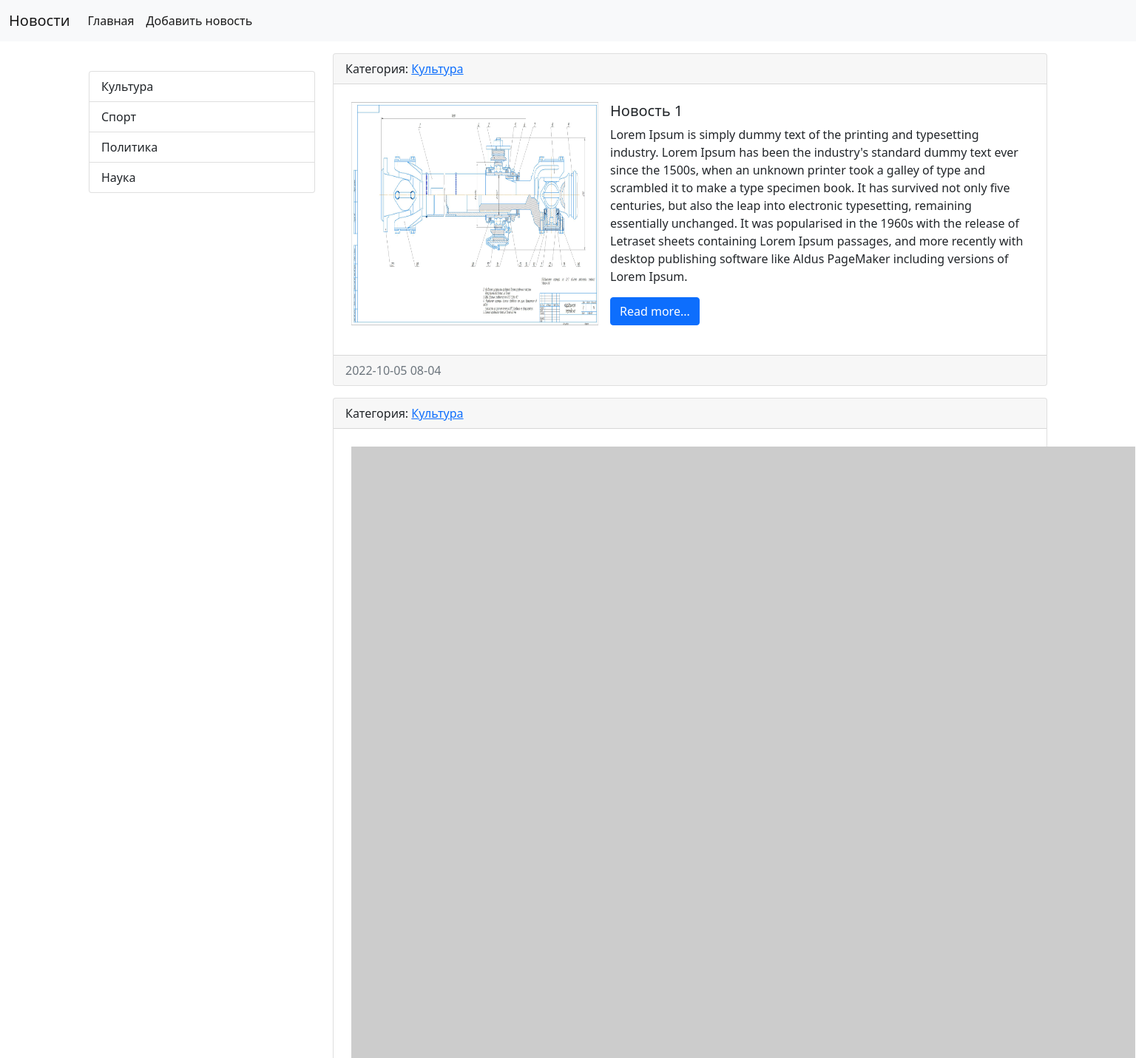
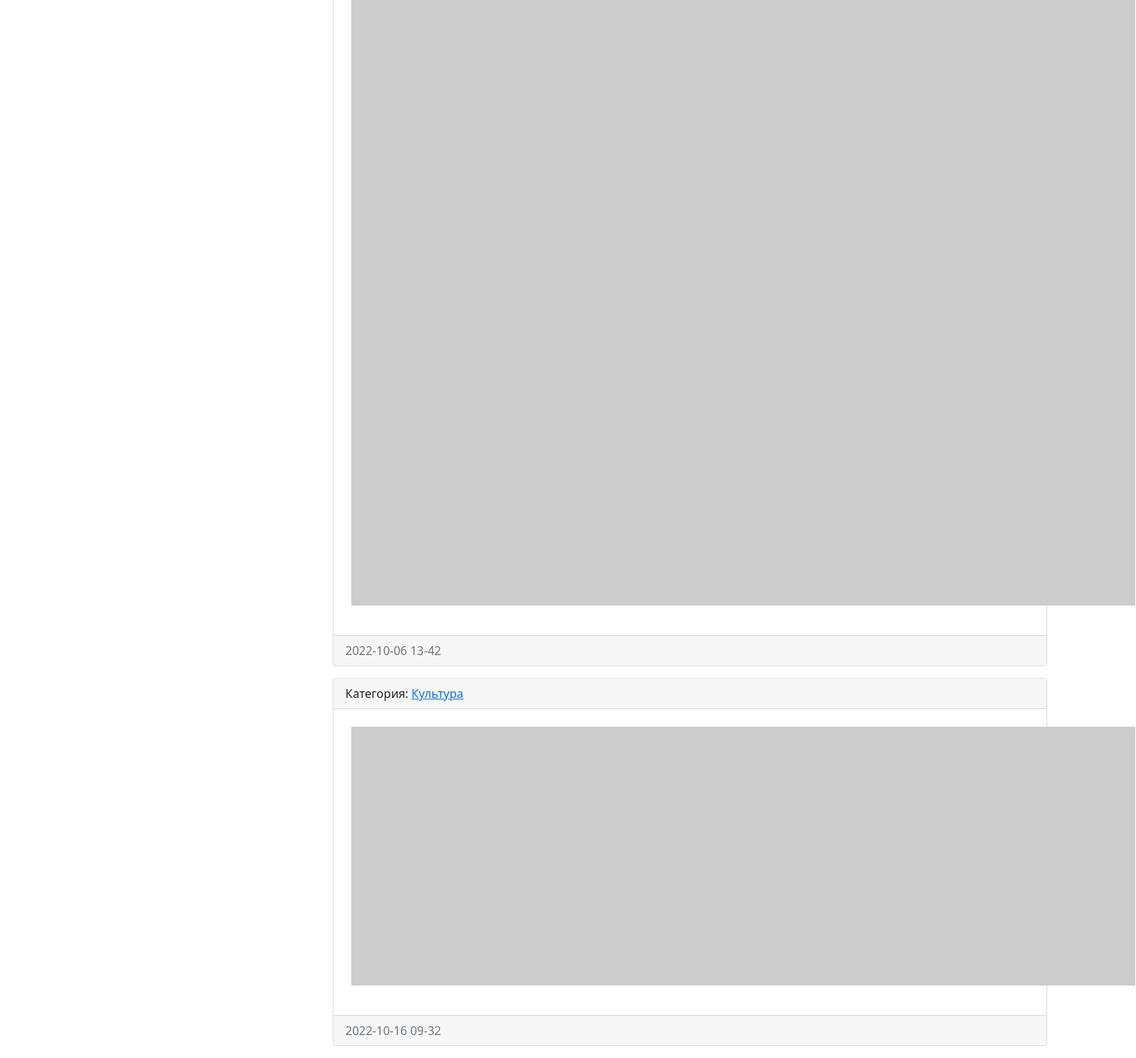
Page /category/1/ on the committed database (2 pictures, top to bottom).
### news/models.py (models this page shows, shortened)
class Category(models.Model):
    title = models.CharField(max_length = 150, db_index = True, verbose_name = 'Наименование категории')
    def get_absolute_url(self):
        return reverse('category', kwargs = {"category_id":self.pk})
    def __str__(self) -> str:
        return self.title
    class Meta:
        verbose_name = 'Категория'
        verbose_name_plural = 'Категории'

class News(models.Model):
    title = models.CharField(max_length = 150, verbose_name = 'Наименование')
    content = models.TextField(blank = True, verbose_name = 'Контент')
    created_at = models.DateTimeField(auto_now_add = True, verbose_name = 'Дата создания')
    updated_at = models.DateTimeField(auto_now = True, verbose_name = 'Дата обновления')
    photo = models.ImageField(upload_to = 'photos/%Y/%m/%d/', verbose_name = 'Изображение', null = True, blank = True)
    is_published = models.BooleanField(default = True, verbose_name = 'Опубликовано')
    category = models.ForeignKey('Category', on_delete = models.PROTECT, null = True, verbose_name = 'Категория')
    def get_absolute_url(self):
        return reverse('view_news', kwargs = {"pk":self.pk})
    class Meta:
        verbose_name = 'Новость'
        verbose_name_plural = 'Новости'
        ordering = ['created_at']

### news/views.py (the view)
# urls.py: path('category/<int:category_id>/', NewsByCategory.as_view(), name='category'),
class NewsByCategory(ListView):
    model: Optional[Type[models.Model]] = News
    template_name: str = 'news/home_news_list.html'
    context_object_name: str = 'news'
    allow_empty: bool = False
    def get_context_data(self, **kwargs: Any) -> Dict[str, Any]:
        context: dict = super().get_context_data(**kwargs)
        context['title'] = Category.objects.get(pk=self.kwargs['category_id'])
        return context
    def get_queryset(self):
        return News.objects.filter(category_id = self.kwargs['category_id'], is_published = True)

### news/templatetags/news_tags.py (called while the page is built)
@register.inclusion_tag('news/list_categories.html')
def show_categories():
    categories = Category.objects.all()
    return {'categories':categories}

### news/templates/news/home_news_list.html (shortened to what this page needs)
{% extends 'base.html' %}
{% block sidebar %}
{% include 'inc/_sidebar.html' %}
{% endblock %}
{% block content %}
{% for item in news %}
<div class="card mb-3">
    <div class="card-header">
        Категория: <a href="{{ item.category.get_absolute_url }}">{{ item.category }}</a>
    </div>
    <div class="card-body">
        <div class="d-flex flex-row bd-highlight mb-3">
          {% if item.photo %}
          <img src="{{ item.photo.url }}" alt="..." width="350" class="p-2 bd-highlight">
          {% else %}
          <img src="https://picsum.photos/id/1060/350/235/?blur=2" alt="..." class="p-2 bd-highlight">
          {% endif %}
          <div class="p-2 bd-highlight">
              <h5 class="card-title">{{ item.title }}</h5>
              <p class="card-text">{{ item.content }}</p>
              <a href="{{item.get_absolute_url}}" class="btn btn-primary">Read more...</a>
          </div>
        </div>
      </div>
    <div class="card-footer text-muted">
        {{ item.created_at|date:"Y-m-d H-i"}}
    </div>
</div>
{% endfor %}
{% endblock %}

### news/templates/news/list_categories.html
<div class="list-group">
    {% for item in categories %}
    <a href="{{ item.get_absolute_url }}" class="list-group-item list-group-item-action">{{ item.title }}</a>
    {% endfor %}
</div>

### rows in the picture
Category: title "Культура"
Category: title "Спорт"
Category: title "Политика"
Category: title "Наука"
News: category "Культура", photo (picture), title "Новость 1", content "Lorem Ipsum is simply dummy text of the printing and typesetting industry. Lorem Ipsum has been the industry's standard dummy text ever since the 1500s, when an unknown printer took a galley of type and scrambled it to make a type specimen book. It has survived not only five centuries, but also the leap into electronic typesetting, remaining essentially unchanged. It was popularised in the 1960s with the release of Letraset sheets containing Lorem Ipsum passages, and more recently with desktop publishing software like Aldus PageMaker including versions of Lorem Ipsum.", created_at "2022-10-05 08-04"
News: category "Культура", created_at "2022-10-06 13-42"
News: category "Культура", created_at "2022-10-16 09-32"
